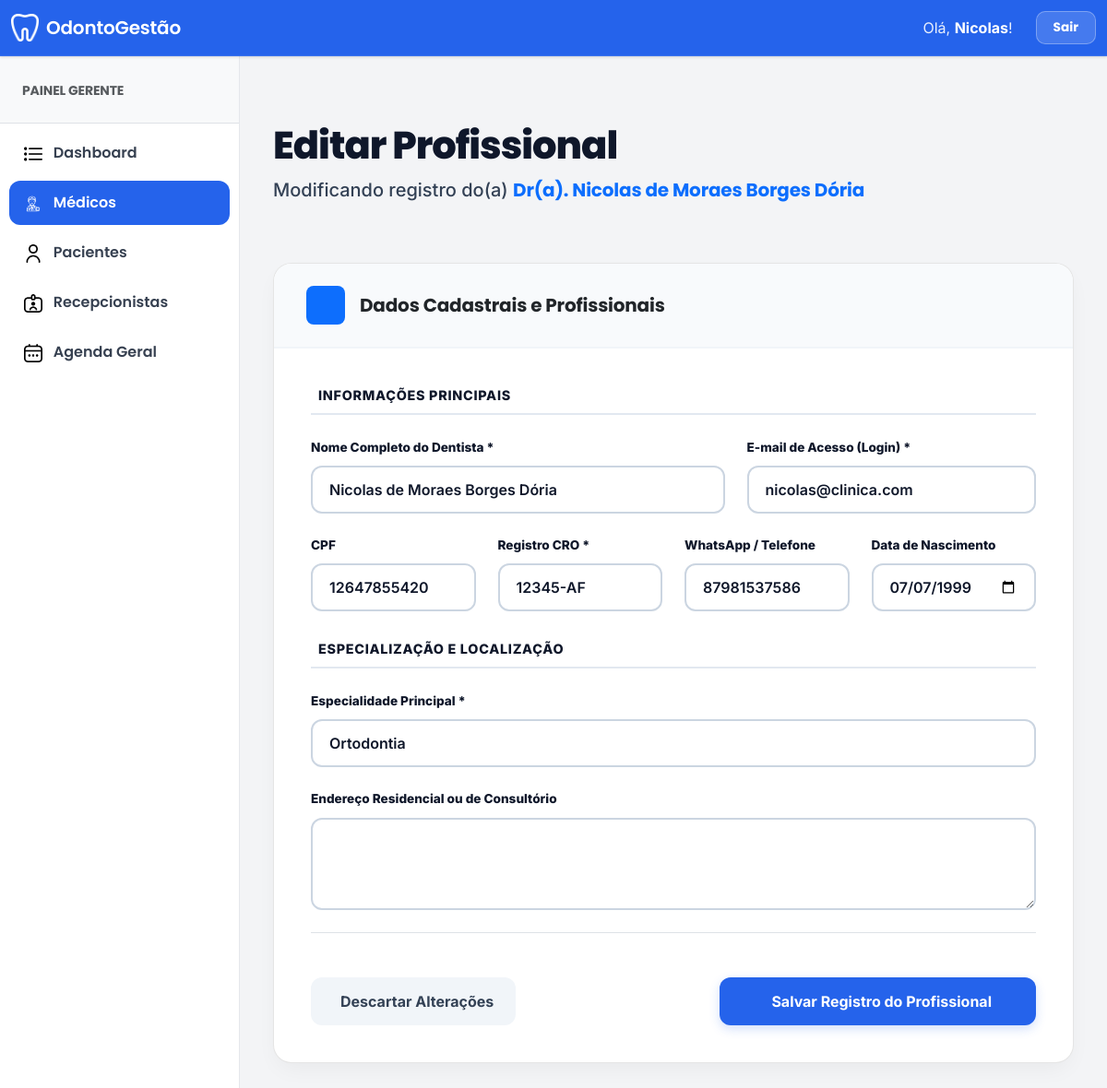
Page /edit_dentista/15/ (signed in) on the committed database.
### clinica_app/models.py (models this page shows, shortened)
class CustomUser(AbstractUser):
    USER_TYPE_CHOICES = (
        ('1', 'Gerente'),
        ('2', 'Dentista'),
        ('3', 'Paciente'),
        ('4', 'Recepcionista'),
    )
    email = models.EmailField(unique=True)
    user_type = models.CharField(default='1', choices=USER_TYPE_CHOICES, max_length=1)
    first_name = models.CharField("Nome completo", max_length=150, blank=True)
    REQUIRED_FIELDS = ['email', 'first_name']

class Dentista(models.Model):
    admin = models.OneToOneField(CustomUser, on_delete=models.CASCADE)
    especialidade = models.CharField(max_length=255, null=True, blank=True)
    cro = models.CharField(max_length=50, null=True, blank=True)
    address = models.TextField(null=True, blank=True)
    cpf = models.CharField(max_length=14, null=True, blank=True)
    telefone = models.CharField(max_length=20, null=True, blank=True)
    data_nascimento = models.DateField(null=True, blank=True)

### clinica_app/views.py (the view)
# urls.py: path('edit_dentista/<dentista_id>/', views.edit_dentista, name="edit_dentista"),
@login_required
def edit_dentista(request, dentista_id):
    if str(request.user.user_type) != "1": return redirect('home')
    u = get_object_or_404(CustomUser, id=dentista_id)
    return render(request, "gerente_template/edit_dentista_template.html", {"dentista": u.dentista, "usuario_edit": u})

### clinica_app/templates/gerente_template/edit_dentista_template.html (shortened to what this page needs)
{% extends 'base.html' %}
{% load static %}
{% block main_content %}
<div class="container-fluid py-5 page-container">
    <div class="row mb-5">
        <div class="col-12 text-center text-lg-start">
            <h1 class="title-main mb-2" style="font-size: 2.6rem;">Editar Profissional</h1>
            <p class="fs-5" style="color: var(--text-secondary); font-weight: 500;">
                Modificando registro do(a) <span class="text-primary fw-bold">Dr(a). {{ usuario_edit.first_name }} {{ usuario_edit.last_name }}</span>
            </p>
        </div>
    </div>
    <div class="form-card">
        <div class="card-header-saas d-flex align-items-center">
            <div class="bg-primary text-white p-2 rounded-3 me-3" style="width: 42px; height: 42px; display: flex; align-items: center; justify-content: center;">
            </div>
            <h5 class="mb-0 fw-bold text-dark">Dados Cadastrais e Profissionais</h5>
        </div>
        <form action="{% url 'edit_dentista_save' %}" method="post" class="card-body-saas">
            <div class="section-divider mt-0">
                Informações Principais
            </div>
            <div class="row g-4 mb-4">
                <div class="col-md-7">
                    <label class="label-saas">Nome Completo do Dentista *</label>
                    <input type="text" name="nome_completo" class="form-control form-control-saas"
                           value="{{ usuario_edit.first_name }} {{ usuario_edit.last_name }}" required>
                </div>
                <div class="col-md-5">
                    <label class="label-saas">E-mail de Acesso (Login) *</label>
                    <input type="email" name="email" class="form-control form-control-saas"
                           value="{{ usuario_edit.email }}" required>
                </div>
            </div>
            <div class="row g-4 mb-4">
                <div class="col-md-3">
                    <label class="label-saas">CPF</label>
                    <input type="text" name="cpf" class="form-control form-control-saas cpf"
                           value="{{ dentista.cpf }}">
                </div>
                <div class="col-md-3">
                    <label class="label-saas">Registro CRO *</label>
                    <input type="text" name="cro" class="form-control form-control-saas"
                           value="{{ dentista.cro }}" required placeholder="Ex: MG-12345">
                </div>
                <div class="col-md-3">
                    <label class="label-saas">WhatsApp / Telefone</label>
                    <input type="text" name="telefone" class="form-control form-control-saas phone"
                           value="{{ dentista.telefone }}">
                </div>
                <div class="col-md-3">
                    <label class="label-saas">Data de Nascimento</label>
                    <input type="date" name="data_nascimento" class="form-control form-control-saas"
                           value="{{ dentista.data_nascimento|date:'Y-m-d' }}">
                </div>
            </div>
            <div class="section-divider">
                Especialização e Localização
            </div>
            <div class="row g-4 mb-4">
                <div class="col-md-12">
                    <label class="label-saas">Especialidade Principal *</label>
                    <input type="text" name="especialidade" class="form-control form-control-saas"
                           value="{{ dentista.especialidade }}" required placeholder="Ex: Ortodontia, Implantodontia...">
                </div>
                <div class="col-md-12">
                    <label class="label-saas">Endereço Residencial ou de Consultório</label>
                    <textarea name="address" class="form-control form-control-saas" rows="3">{{ dentista.address }}</textarea>
                </div>
            </div>
            <div class="d-flex flex-column flex-md-row justify-content-between align-items-center border-top pt-5 mt-4 gap-3">
                <a href="{% url 'manage_dentista' %}" class="btn btn-cancel-saas px-4">
                     Descartar Alterações
                </a>
                <button type="submit" class="btn btn-save-saas px-5">
                     Salvar Registro do Profissional
                </button>
            </div>
        </form>
    </div>
</div>
{% endblock main_content %}

### clinica_app/templates/base.html (shortened to what this page needs)
{% load static %}
<!DOCTYPE html>
<html lang="pt-br">
<head>
    <link href="https://cdn.jsdelivr.net/npm/bootstrap@5.3.0/dist/css/bootstrap.min.css" rel="stylesheet">
</head>
<body>
    {% if user.is_authenticated %}
    <nav class="navbar navbar-expand-lg">
        <div class="container-fluid">
            <a class="navbar-brand" href="#">
                <img src="{% static 'denteb.png' %}" alt="Logo" width="30" height="30" class="me-2">
                OdontoGestão
            </a>
            <div class="collapse navbar-collapse" id="navbarNav">
                <ul class="navbar-nav ms-auto align-items-center">
                    <li class="nav-item">
                        <span class="user-welcome">Olá, <span class="user-name">{{ user.first_name }}</span>!</span>
                    </li>
                    <li class="nav-item">
                        <a class="nav-link-custom" href="{% url 'logout_user' %}">Sair</a>
                    </li>
                </ul>
            </div>
        </div>
    </nav>
    {% endif %}
    <div class="main-wrapper">
        {% if user.is_authenticated %}
        <aside id="sidebar">
            <div class="p-4 border-bottom bg-light">
                <small class="text-uppercase fw-bold text-muted">
                    {% if user.user_type == '1' %}Painel Gerente
                    {% elif user.user_type == '2' %}Painel Médico
                    {% elif user.user_type == '4' %}Painel Recepção
                    {% endif %}
                </small>
            </div>
            <nav class="mt-2">
                {% with url_name=request.resolver_match.url_name %}
                {% if user.user_type == '2' %}
                    <a href="{% url 'dentista_home' %}" class="sidebar-link {% if url_name == 'dentista_home' %}active{% endif %}">
                        <img src="{% static 'computador.png' %}" width="20" class="me-2"> Meu Painel
                    </a>
                    <a href="{% url 'dentista_manage_paciente' %}" class="sidebar-link {% if url_name == 'dentista_manage_paciente' or url_name == 'view_paciente' %}active{% endif %}">
                        <img src="{% static 'utilizador.png' %}" width="20" class="me-2"> Pacientes
                    </a>
                    <a href="{% url 'add_consulta' %}" class="sidebar-link {% if url_name == 'add_consulta' %}active{% endif %}">
                        <img src="{% static 'adicionar.png' %}" width="20" class="me-2"> Agendar Consulta
                    </a>
                {% elif user.user_type == '1' %}
                    <a href="{% url 'gerente_home' %}" class="sidebar-link {% if url_name == 'gerente_home' %}active{% endif %}">
                        <img src="{% static 'lista.png' %}" width="20" class="me-2"> Dashboard
                    </a>
                    <a href="{% url 'manage_dentista' %}" class="sidebar-link {% if 'dentista' in url_name %}active{% endif %}">
                        <img src="{% static 'dentista.png' %}" width="20" class="me-2"> Médicos
                    </a>
                    <a href="{% url 'manage_paciente' %}" class="sidebar-link {% if 'paciente' in url_name %}active{% endif %}">
                        <img src="{% static 'utilizador.png' %}" width="20" class="me-2"> Pacientes
                    </a>
                    <a href="{% url 'manage_recepcionista' %}" class="sidebar-link {% if 'recepcionista' in url_name %}active{% endif %}">
                        <img src="{% static 'recepcionista.png' %}" width="20" class="me-2"> Recepcionistas
                    </a>
                    <a href="{% url 'manage_consulta' %}" class="sidebar-link {% if 'consulta' in url_name %}active{% endif %}">
                        <img src="{% static 'calendario.png' %}" width="20" class="me-2"> Agenda Geral
                    </a>
                {% endif %}
                {% endwith %}
            </nav>
        </aside>
        {% endif %}
        <main id="content-area">
            {% block main_content %}{% endblock %}
        </main>
    </div>
</body>
</html>

### clinica_app/templates/base.html (style rules this page uses)
:root { --accent: #2563eb; --accent-dark: #1d4ed8; --accent-soft: #eff6ff; --bg: #f3f4f6; --surface: #ffffff; --text: #111827; --muted: #6b7280; --border: #e5e7eb; --shadow: 0 1px 2px rgba(16, 24, 40, 0.06), 0 1px 3px rgba(16, 24, 40, 0.10); --radius: 12px; }
body { background-color: var(--bg); font-family: 'Inter', sans-serif; color: var(--text); overflow-x: hidden; }
h1, h2, h3, h4, h5, h6, .navbar-brand, .fw-bold { font-family: 'Poppins', sans-serif; font-weight: 600; letter-spacing: -0.01em; }
.navbar { background: var(--accent); border-bottom: 1px solid rgba(255, 255, 255, 0.1); box-shadow: var(--shadow); padding: 10px 0; z-index: 1030; }
.navbar-brand { color: #ffffff !important; font-size: 1.25rem; text-decoration: none; display: flex; align-items: center; }
.navbar-brand img { filter: brightness(0) invert(1); }
.user-welcome { color: rgba(255, 255, 255, 0.9); margin-right: 15px; }
.user-name { color: #ffffff; font-weight: 700; }
.nav-link-custom { font-family: 'Poppins', sans-serif; font-weight: 700; padding: 7px 18px; border-radius: 10px; background: rgba(255, 255, 255, 0.15); color: #ffffff !important; margin-left: 10px; border: 1px solid rgba(255, 255, 255, 0.3); text-decoration: none; display: inline-block; font-size: 0.85rem; transition: all 0.2s ease; }
.main-wrapper { display: flex; min-height: calc(100vh - 64px); }
#sidebar { width: 260px; background: var(--surface); border-right: 1px solid var(--border); transition: all 0.2s; }
.sidebar-link { display: block; margin: 6px 10px; padding: 12px 16px; color: #374151; text-decoration: none; font-family: 'Poppins', sans-serif; font-weight: 600; transition: 0.15s; position: relative; border-radius: 12px; }
.sidebar-link.active { background: var(--accent); color: #ffffff; }
.sidebar-link.active img { filter: brightness(0) invert(1); }
#content-area { flex: 1; padding: 24px; }

### clinica_app/templates/gerente_template/edit_dentista_template.html (style rules this page uses)
:root { --text-main: #0f172a; --text-secondary: #334155; --accent: #2563eb; --border-saas: #cbd5e1; }
.page-container { animation: fadeIn 0.5s ease-in-out; max-width: 1000px; margin: 0 auto; }
.title-main { color: var(--text-main) !important; font-weight: 800; letter-spacing: -1px; }
.form-card { background: #ffffff; border-radius: 20px; border: 1px solid rgba(0, 0, 0, 0.1); box-shadow: 0 10px 25px -5px rgba(0, 0, 0, 0.05); overflow: hidden; }
.card-header-saas { background: #f8fafc; padding: 24px 35px; border-bottom: 2px solid #f1f5f9; }
.card-body-saas { padding: 40px; }
.section-divider { color: var(--text-main); font-size: 0.9rem; font-weight: 800; text-transform: uppercase; letter-spacing: 0.05em; border-bottom: 2px solid #e2e8f0; padding-bottom: 8px; margin-bottom: 25px; margin-top: 30px; }
.label-saas { font-size: 0.85rem; font-weight: 800; color: var(--text-main); margin-bottom: 10px; display: block; }
.form-control-saas { border: 2px solid var(--border-saas); border-radius: 12px; padding: 12px 18px; font-size: 1rem; color: var(--text-main); font-weight: 600; background-color: #ffffff; transition: all 0.2s ease; }
.btn-save-saas { background-color: var(--accent); color: white; border: none; padding: 14px 40px; border-radius: 12px; font-weight: 700; transition: all 0.3s ease; box-shadow: 0 4px 12px rgba(37, 99, 235, 0.2); }
.btn-cancel-saas { background-color: #f1f5f9; color: var(--text-secondary); border: none; padding: 14px 25px; border-radius: 12px; font-weight: 700; text-decoration: none; transition: all 0.2s; }

### rows in the picture
CustomUser: first_name "Nicolas"
CustomUser: first_name "Nicolas de Moraes Borges Dória", nome_completo "Nicolas de Moraes Borges Dória", email "nicolas@clinica.com"
Dentista: cpf "12647855420", cro "12345-AF", telefone "87981537586", data_nascimento "07/07/1999", especialidade "Ortodontia"
